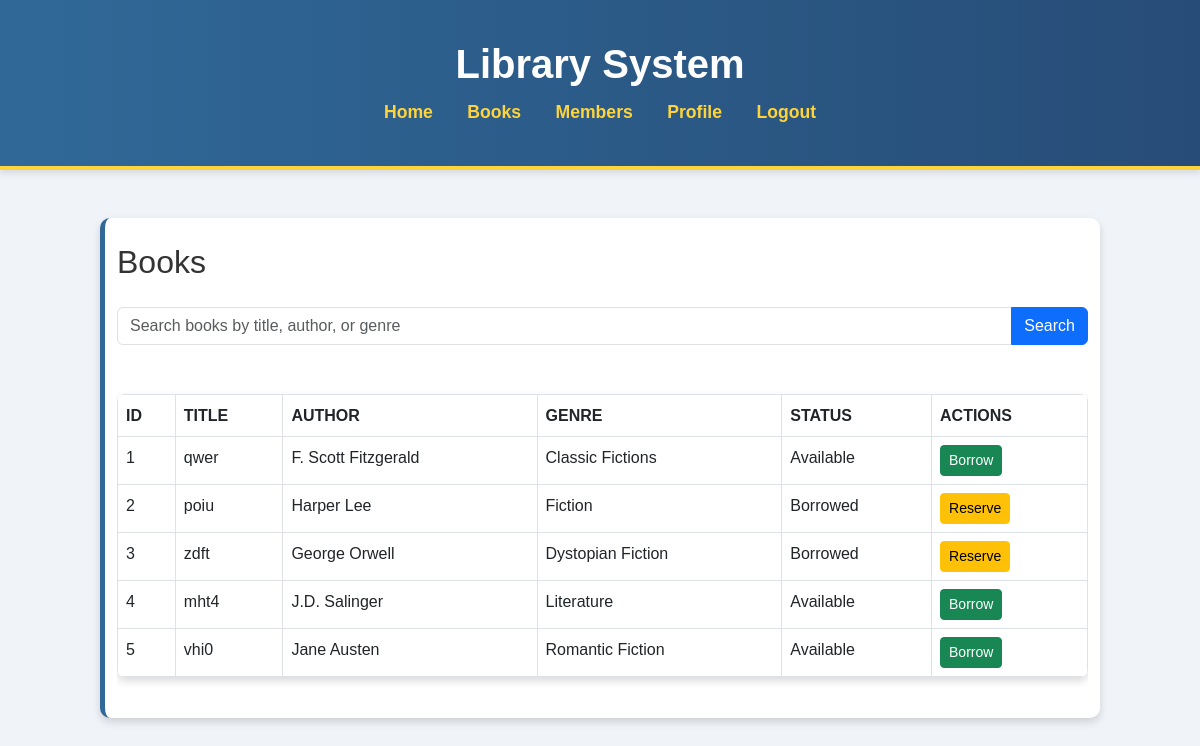
The page /books (signed in) on the database its author committed.
### tables this page shows
CREATE TABLE books (
                id INTEGER PRIMARY KEY AUTOINCREMENT,
                title TEXT NOT NULL,
                author TEXT NOT NULL,
                genre TEXT,
                status TEXT DEFAULT 'Available'
            );

### app.py (the view)
@app.route('/books', methods=['GET', 'POST'])
@login_required
def books():
    db = get_db()
    page = request.args.get('page', 1, type=int)
    per_page = 5
    search = request.form.get('search', '')
    query = """
        SELECT b.*,
               (SELECT COUNT(*) FROM borrowings WHERE book_id = b.id AND return_date IS NULL) AS is_borrowed,
               (SELECT user_id FROM borrowings WHERE book_id = b.id AND return_date IS NULL LIMIT 1) AS borrowed_by_user_id
        FROM books b
        WHERE b.title LIKE ? OR b.author LIKE ? OR b.genre LIKE ?
        LIMIT ? OFFSET ?
    """
    search_pattern = f"%{search}%"
    books = db.execute(query, (search_pattern, search_pattern, search_pattern, per_page, (page - 1) * per_page)).fetchall()
    total_books = db.execute("""
        SELECT COUNT(*)
        FROM books b
        WHERE b.title LIKE ? OR b.author LIKE ? OR b.genre LIKE ?
    """, (search_pattern, search_pattern, search_pattern)).fetchone()[0]
    total_pages = (total_books + per_page - 1) // per_page
    books_data = []
    for book in books:
        book_dict = dict(book)
        if book_dict['is_borrowed'] > 0:
            book_dict['status'] = 'Borrowed'
        else:
            book_dict['status'] = 'Available'
        book_dict['borrowed_by_user_id'] = book_dict['borrowed_by_user_id']
        books_data.append(book_dict)
    return render_template('books.html', books=books_data, page=page, total_pages=total_pages, search=search)

### app.py (called while the page is built)
def login_required(f):
    @wraps(f)
    def decorated_function(*args, **kwargs):
        if 'user_id' not in session:
            return redirect(url_for('login'))
        return f(*args, **kwargs)
    return decorated_function

### database.py (called while the page is built)
def get_db():
    conn = sqlite3.connect(DATABASE)
    conn.row_factory = sqlite3.Row
    conn.execute("PRAGMA foreign_keys = ON")
    return conn

### templates/books.html (shortened to what this page needs)
{% extends 'base.html' %}
{% block content %}
<h2>Books</h2>
<form method="POST" action="{{ url_for('books') }}" class="mb-4">
    <div class="input-group">
        <input type="text" name="search" class="form-control" placeholder="Search books by title, author, or genre" value="{{ search }}">
        <button type="submit" class="btn btn-primary">Search</button>
    </div>
</form>
<div class="table-responsive">
    <table class="table table-bordered">
        <thead>
            <tr>
                <th>ID</th>
                <th>Title</th>
                <th>Author</th>
                <th>Genre</th>
                <th>Status</th>
                <th>Actions</th>
            </tr>
        </thead>
        <tbody>
            {% for book in books %}
            <tr>
                <td>{{ book['id'] }}</td>
                <td>{{ book['title'] }}</td>
                <td>{{ book['author'] }}</td>
                <td>{{ book['genre'] }}</td>
                <td>{{ book['status'] }}</td>
                <td>
                    {% if session['role'] == 'Member' %}
                        {% if book['status'] == 'Available' %}
                            <form action="{{ url_for('borrow_book', book_id=book['id']) }}" method="POST" style="display: inline;">
                                <button type="submit" class="btn btn-success btn-sm">Borrow</button>
                            </form>
                        {% else %}
                            {% if book['borrowed_by_user_id'] != session['user_id'] %}
                                <form action="{{ url_for('reserve_book', book_id=book['id']) }}" method="POST" style="display: inline;">
                                    <button type="submit" class="btn btn-warning btn-sm">Reserve</button>
                                </form>
                            {% else %}
                                <span class="text-muted">You have already borrowed this book</span>
                            {% endif %}
                        {% endif %}
                    {% endif %}
                </td>
            </tr>
            {% else %}
            <tr>
                <td colspan="6">No books found.</td>
            </tr>
            {% endfor %}
        </tbody>
    </table>
</div>
{% endblock %}

### templates/base.html (shortened to what this page needs)
<!DOCTYPE html>
<html lang="en">
<head>
    <link href="https://cdn.jsdelivr.net/npm/bootstrap@5.3.0-alpha1/dist/css/bootstrap.min.css" rel="stylesheet">
    <link rel="stylesheet" href="{{ url_for('static', filename='styles.css') }}">
</head>
<body>
    <header>
        <div class="container">
            <div class="logo">
                <h1>Library System</h1>
            </div>
            <nav>
                <a href="{{ url_for('index') }}">Home</a>
                <a href="{{ url_for('books') }}">Books</a>
                <a href="{{ url_for('members') }}">Members</a>
                <a href="{{ url_for('profile') }}">Profile</a>
                <a href="{{ url_for('logout') }}">Logout</a>
            </nav>
        </div>
    </header>
    <main class="container mt-5">
        {% block content %}{% endblock %}
    </main>
</body>
</html>

### static/styles.css (style rules this page uses)
body { font-family: 'Arial', sans-serif; margin: 0; padding: 0; background-color: #f0f4f8; color: #333; line-height: 1.6; }
header { background: linear-gradient(90deg, #306998, #274c77); color: white; padding: 2.5rem 0; text-align: center; box-shadow: 0 4px 6px rgba(0, 0, 0, 0.1); border-bottom: 4px solid #ffd43b; }
header h1 { margin: 0; font-size: 2.5rem; font-weight: bold; }
nav { margin-top: 10px; }
nav a { color: #ffd43b; margin: 0 15px; text-decoration: none; font-weight: bold; font-size: 1.1rem; }
main { padding: 25px; max-width: 800px; margin: 30px auto; background-color: white; box-shadow: 0px 4px 8px rgba(0, 0, 0, 0.15); border-radius: 10px; border-left: 5px solid #306998; }
table { width: 100%; border-collapse: collapse; margin: 25px 0; background-color: #f9f9f9; box-shadow: 0px 4px 8px rgba(0, 0, 0, 0.15); border-radius: 8px; overflow: hidden; font-size: 1rem; }
th, td { padding: 14px 18px; text-align: left; border-bottom: 1px solid #ddd; }
th { background-color: #306998; color: white; font-weight: bold; text-transform: uppercase; }
td { background-color: #fdfdfd; }
form { margin: 25px 0; display: flex; flex-direction: column; gap: 20px; }
form input, form select { padding: 12px; font-size: 1rem; border: 1px solid #ccc; border-radius: 5px; width: 100%; }
form button { background-color: #ffd43b; color: #333; padding: 12px 18px; border: none; border-radius: 5px; cursor: pointer; font-size: 1rem; font-weight: bold; width: auto; transition: background-color 0.3s; }
@media (min-width: 1200px) { .container, .container-lg, .container-md, .container-sm, .container-xl { max-width: 1000px; } }
@media (min-width: 1200px) { .h2, h2 { font-size: 2rem; width: 80%; } }

### rows shown on the page
books: id "1", title "qwer", author "F. Scott Fitzgerald", genre "Classic Fictions", status "Available"
books: id "2", title "poiu", author "Harper Lee", genre "Fiction", status "Borrowed"
books: id "3", title "zdft", author "George Orwell", genre "Dystopian Fiction", status "Borrowed"
books: id "4", title "mht4", author "J.D. Salinger", genre "Literature", status "Available"
books: id "5", title "vhi0", author "Jane Austen", genre "Romantic Fiction", status "Available"
